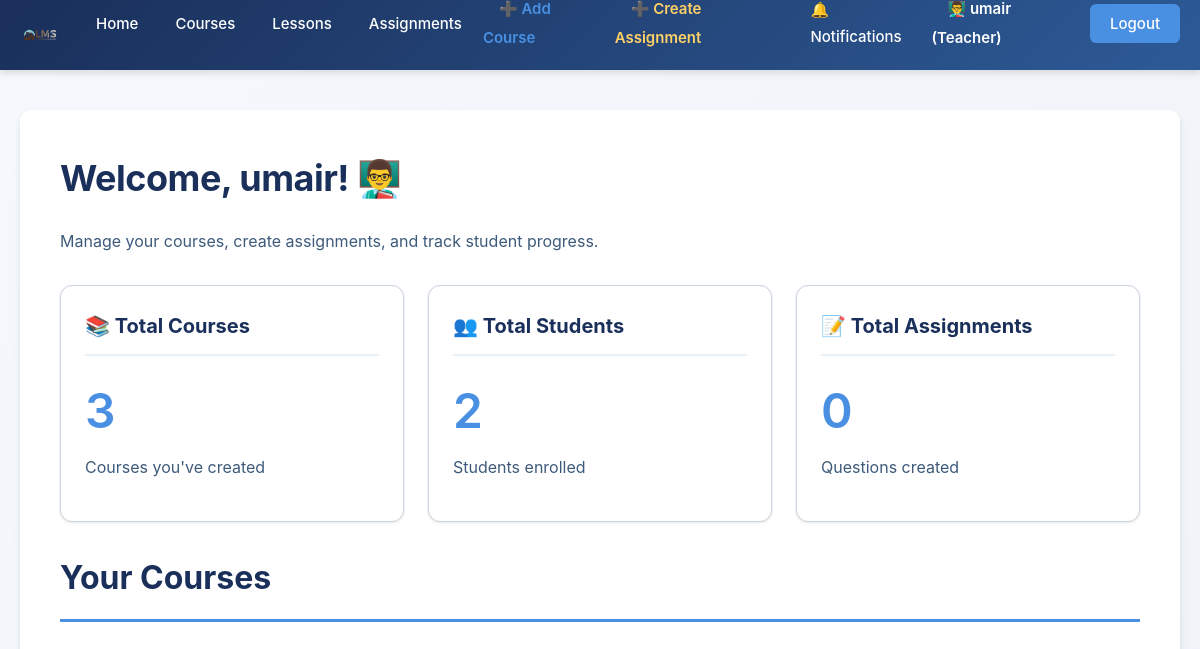
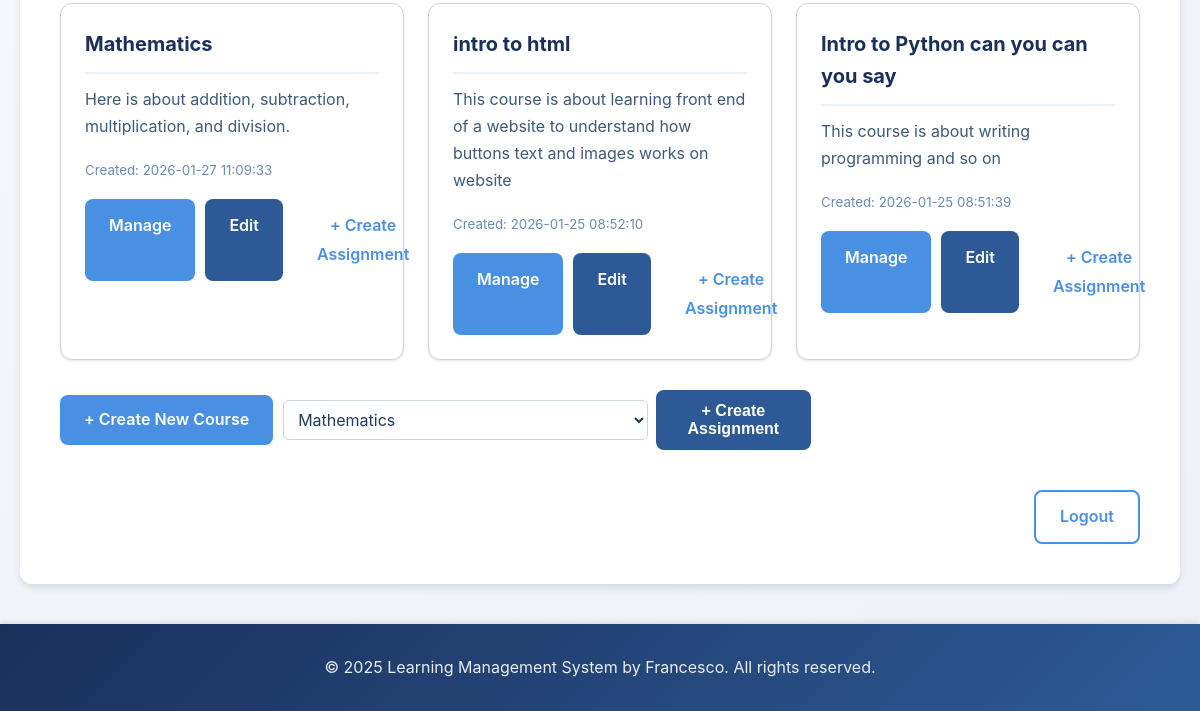
The app's page /teacher_dashboard (signed in), older data (2 pictures, top to bottom).
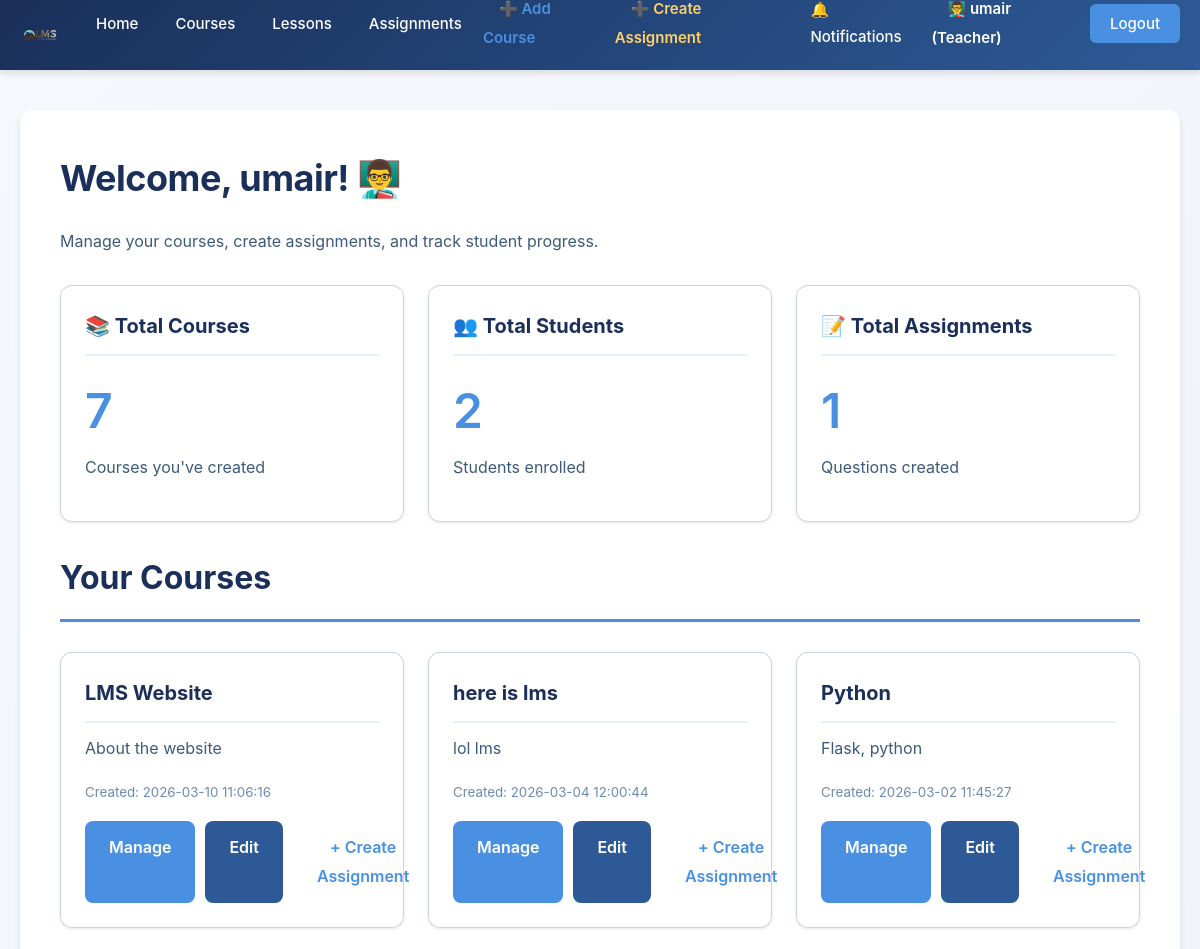
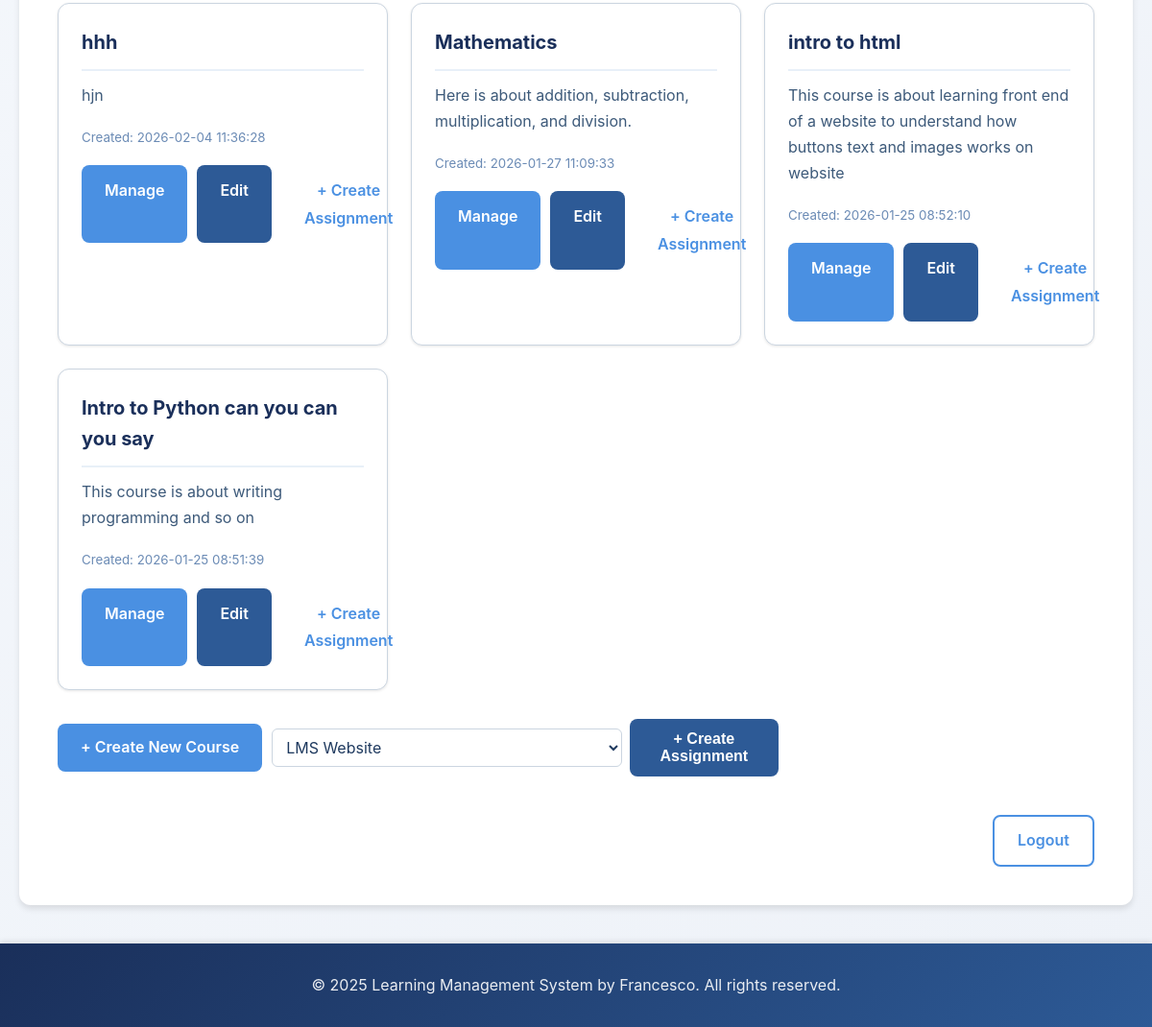
The same page, newer data (2 pictures, top to bottom).
### tables this page shows
CREATE TABLE courses (
            -- Unique identifier for each course
            id INTEGER PRIMARY KEY AUTOINCREMENT,
            -- Unique course ID number
            course_id INTEGER,
            -- Course title (must be unique)
            title TEXT NOT NULL UNIQUE,
            -- Description of what the course covers
            description TEXT,
            -- ID of the teacher who created this course
            teacher_id INTEGER,
            -- Timestamp when course was created
            created_at TIMESTAMP DEFAULT CURRENT_TIMESTAMP, course_type TEXT DEFAULT 'Self-Paced', duration TEXT DEFAULT 'Flexible', level TEXT DEFAULT 'Beginner',
            -- Foreign key linking to the teacher user
            FOREIGN KEY (teacher_id) REFERENCES users(id)
        );

### app.py (the view)
@app.route("/teacher_dashboard")
def teacher_dashboard():
    if 'user_id' not in session:
        return redirect(url_for('login'))
    if session.get('role') != 'teacher':
        return redirect(url_for('home'))
    try:
        conn = get_db_connection()
        cursor = conn.cursor()
        cursor.execute("""
            SELECT id, title, description, created_at
            FROM courses
            WHERE teacher_id = ?
            ORDER BY created_at DESC
        """, (session['user_id'],))
        my_courses = cursor.fetchall()
        cursor.execute("""
            SELECT COUNT(DISTINCT e.student_id) as count
            FROM enrollments e
            JOIN courses c ON e.course_id = c.id
            WHERE c.teacher_id = ?
        """, (session['user_id'],))
        total_students = cursor.fetchone()['count']
        cursor.execute("""
            SELECT COUNT(m.id) as count
            FROM msqs m
            JOIN topics t ON m.topic_id = t.id
            JOIN courses c ON t.course_id = c.id
            WHERE c.teacher_id = ?
        """, (session['user_id'],))
        total_assignments = cursor.fetchone()['count']
        welcome = session.pop('welcome', None)
        return render_template('teacher_dashboard.html',
                             my_courses=my_courses,
                             total_students=total_students,
                             total_assignments=total_assignments,
                             full_name=session.get('full_name'),
                             welcome=welcome)
    except Exception as e:
        return render_template('teacher_dashboard.html', my_courses=[], error='Error loading courses')

### app.py (called while the page is built)
def get_db_connection(db_name="lms.db"):
    conn = sqlite3.connect(db_name)
    conn.row_factory = sqlite3.Row
    return conn

### templates/teacher_dashboard.html (shortened to what this page needs)
{% extends 'base.html' %}
{% block content %}
    <h1>Welcome, {{ full_name }}! 👨‍🏫</h1>
    <p>Manage your courses, create assignments, and track student progress.</p>
    <div class="grid mt-30">
        <div class="card">
            <div class="card-header">📚 Total Courses</div>
            <div class="card-body">
                <h2 style="color: var(--accent-blue); font-size: 48px; margin: 0;">{{ my_courses | length }}</h2>
                <p>Courses you've created</p>
            </div>
        </div>
        <div class="card">
            <div class="card-header">👥 Total Students</div>
            <div class="card-body">
                <h2 style="color: var(--accent-blue); font-size: 48px; margin: 0;">{{ total_students or 0 }}</h2>
                <p>Students enrolled</p>
            </div>
        </div>
        <div class="card">
            <div class="card-header">📝 Total Assignments</div>
            <div class="card-body">
                <h2 style="color: var(--accent-blue); font-size: 48px; margin: 0;">{{ total_assignments or 0 }}</h2>
                <p>Questions created</p>
            </div>
        </div>
    </div>
    <div class="section mt-30">
        <h2 class="section-title">Your Courses</h2>
        {% if my_courses %}
            <div class="grid">
                {% for course in my_courses %}
                    <div class="card">
                        <div class="card-header">{{ course.title }}</div>
                        <div class="card-body">
                            <p>{{ course.description or 'No description available' }}</p>
                            <p class="text-muted"><small>Created: {{ course.created_at or 'Unknown' }}</small></p>
                            <div style="display: flex; gap: 10px; margin-top: 15px;">
                                <a href="{{ url_for('manage_course', course_id=course.id) }}" class="btn btn-primary" style="flex: 1; text-align: center;">Manage</a>
                                <a href="{{ url_for('manage_course', course_id=course.id) }}" class="btn btn-secondary" style="flex: 1; text-align: center;">Edit</a>
                                <a href="{{ url_for('create_assignment', course_id=course.id) }}" class="btn btn-tertiary" style="flex: 1; text-align: center;">+ Create Assignment</a>
                            </div>
                        </div>
                    </div>
                {% endfor %}
            </div>
        {% else %}
            <p class="text-muted">You haven't created any courses yet.</p>
        {% endif %}
        <div id="create-assignment" style="display: flex; gap: 10px; align-items: center; margin-top: 20px;">
            <a href="{{ url_for('create_course') }}" class="btn btn-primary">+ Create New Course</a>
            {% if my_courses %}
                <form id="createAssignmentForm" style="display: flex; gap: 8px; align-items: center;">
                    <select id="assignmentCourseSelect" style="padding: 8px 10px; border-radius:6px; border:1px solid var(--border-color);">
                        {% for course in my_courses %}
                            <option value="{{ course.id }}">{{ course.title }}</option>
                        {% endfor %}
                    </select>
                    <button type="button" id="createAssignmentBtn" class="btn btn-secondary">+ Create Assignment</button>
                </form>
            {% else %}
                <span style="color: var(--medium-text);">Create a course first to add assignments.</span>
            {% endif %}
        </div>
    </div>
    <div style="margin-top: 30px; text-align: right;">
        <a href="{{ url_for('logout') }}" class="btn btn-outline">Logout</a>
    </div>
{% endblock %}

Row changes from the older to the newer data that the page shows:
added courses: title "LMS Website", description "About the website", created_at "2026-03-10 11:06:16"
added courses: title "here is lms", description "lol lms", created_at "2026-03-04 12:00:44"
added courses: title "Python", description "Flask, python", created_at "2026-03-02 11:45:27"
added courses: title "hhh", description "hjn", created_at "2026-02-04 11:36:28"
Text that changed along with them:
{{ my_courses | length }}: "3" → "7"
{{ total_assignments or 0 }}: "0" → "1"
form field value: "Mathematics" → "LMS Website"
